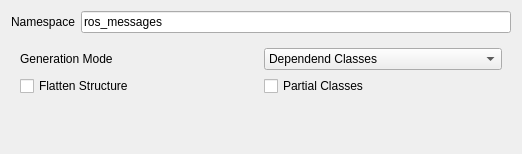
<?xml version="1.0" encoding="UTF-8"?>
<ui version="4.0">
 <class>Form</class>
 <widget class="QWidget" name="Form">
  <property name="geometry">
   <rect>
    <x>0</x>
    <y>0</y>
    <width>522</width>
    <height>154</height>
   </rect>
  </property>
  <property name="windowTitle">
   <string>Form</string>
  </property>
  <layout class="QGridLayout" name="gridLayout">
   <item row="0" column="1">
    <widget class="QLineEdit" name="lineEdit">
     <property name="text">
      <string>ros_messages</string>
     </property>
    </widget>
   </item>
   <item row="0" column="0">
    <widget class="QLabel" name="label">
     <property name="text">
      <string>Namespace</string>
     </property>
    </widget>
   </item>
   <item row="1" column="0" colspan="2">
    <widget class="QWidget" name="widget" native="true">
     <layout class="QGridLayout" name="gridLayout_2">
      <item row="2" column="0">
       <widget class="QCheckBox" name="checkBox">
        <property name="text">
         <string>Flatten Structure</string>
        </property>
       </widget>
      </item>
      <item row="1" column="0">
       <widget class="QLabel" name="label_2">
        <property name="text">
         <string>Generation Mode</string>
        </property>
       </widget>
      </item>
      <item row="3" column="0">
       <spacer name="verticalSpacer">
        <property name="orientation">
         <enum>Qt::Vertical</enum>
        </property>
        <property name="sizeHint" stdset="0">
         <size>
          <width>20</width>
          <height>40</height>
         </size>
        </property>
       </spacer>
      </item>
      <item row="1" column="1">
       <widget class="QComboBox" name="comboBox">
        <item>
         <property name="text">
          <string>Dependend Classes</string>
         </property>
        </item>
        <item>
         <property name="text">
          <string>Monolithic</string>
         </property>
        </item>
       </widget>
      </item>
      <item row="2" column="1">
       <widget class="QCheckBox" name="checkBox_2">
        <property name="text">
         <string>Partial Classes</string>
        </property>
       </widget>
      </item>
     </layout>
    </widget>
   </item>
  </layout>
 </widget>
 <resources/>
 <connections/>
</ui>
